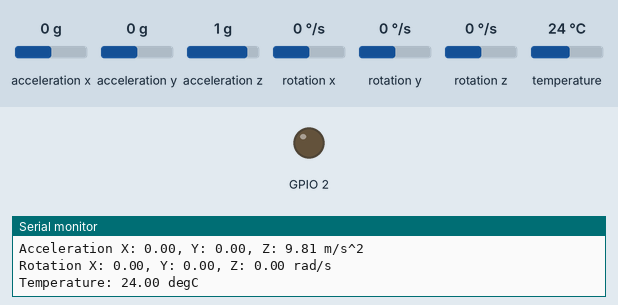
Simulated run of this program. Board: ESP32. Parts: output pins drawn as LEDs (lit = HIGH), the last lines printed to the serial monitor. The test bench sets the inputs (shaded band); at power-on: acceleration y 0 g, acceleration x 0 g, acceleration z 1 g, rotation x 0 °/s, rotation y 0 °/s, rotation z 0 °/s, temperature 24 °C.

Above: at 1.3 s.
1.4 s: acceleration y set to -0.4 g
2.9 s: acceleration y set to -0.7 g
At 3.5 s:
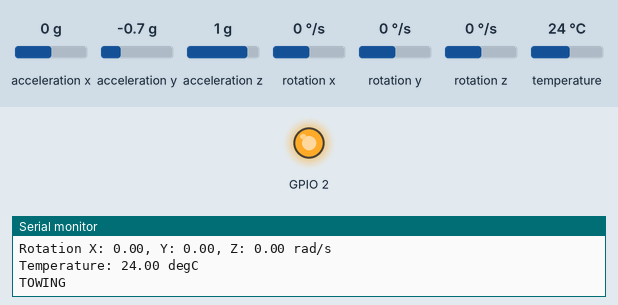
6.6 s: acceleration y set to 0 g
At 6.9 s:
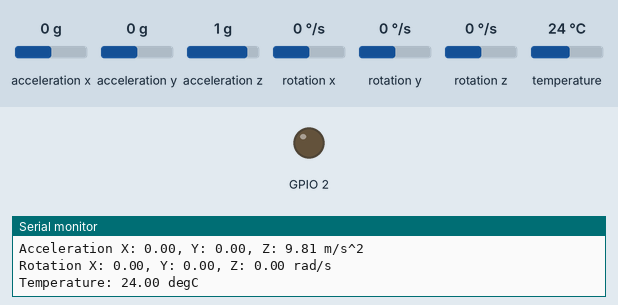
8.1 s: acceleration y set to -1.4 g
At 9.6 s:
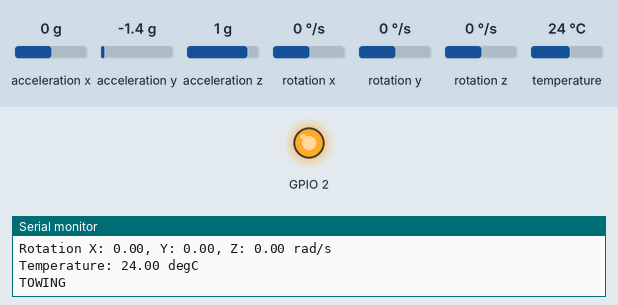
Timing chart, 0 to 10.6 s (numbered marks = the images above; inputs shaded):
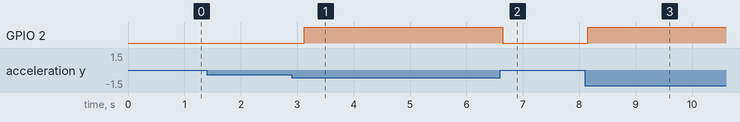

Measured:
- the behaviour switches between -0.5 and -0.6 g on acceleration y (found by bisection; images 0 and 1)
- after the input at 2.9 s, GPIO 2: LOW → HIGH after 0.22 s
- after the input at 6.6 s, GPIO 2: HIGH → LOW at once
- after the input at 8.1 s, GPIO 2: LOW → HIGH after 0.05 s

The program:

main.cpp
```cpp
#include <Adafruit_MPU6050.h>
#include <Adafruit_Sensor.h>
#include <Wire.h>


Adafruit_MPU6050 mpu;

void setup(void) {

  Serial.begin(921600);
  pinMode (2, OUTPUT);
  while (!Serial)
    delay(10); // will pause Zero, Leonardo, etc until serial console opens

  Serial.println("Adafruit MPU6050 test!");

  // Try to initialize!
  if (!mpu.begin()) {
    Serial.println("Failed to find MPU6050 chip");
    while (1) {
      delay(10);
    }
  }
  Serial.println("MPU6050 Found!");

  mpu.setAccelerometerRange(MPU6050_RANGE_8_G);
  Serial.print("Accelerometer range set to: ");
  switch (mpu.getAccelerometerRange()) {
  case MPU6050_RANGE_2_G:
    Serial.println("+-2G");
    break;
  case MPU6050_RANGE_4_G:
    Serial.println("+-4G");
    break;
  case MPU6050_RANGE_8_G:
    Serial.println("+-8G");
    break;
  case MPU6050_RANGE_16_G:
    Serial.println("+-16G");
    break;
  }
  mpu.setGyroRange(MPU6050_RANGE_500_DEG);
  Serial.print("Gyro range set to: ");
  switch (mpu.getGyroRange()) {
  case MPU6050_RANGE_250_DEG:
    Serial.println("+- 250 deg/s");
    break;
  case MPU6050_RANGE_500_DEG:
    Serial.println("+- 500 deg/s");
    break;
  case MPU6050_RANGE_1000_DEG:
    Serial.println("+- 1000 deg/s");
    break;
  case MPU6050_RANGE_2000_DEG:
    Serial.println("+- 2000 deg/s");
    break;
  }

  mpu.setFilterBandwidth(MPU6050_BAND_5_HZ);
  Serial.print("Filter bandwidth set to: ");
  switch (mpu.getFilterBandwidth()) {
  case MPU6050_BAND_260_HZ:
    Serial.println("260 Hz");
    break;
  case MPU6050_BAND_184_HZ:
    Serial.println("184 Hz");
    break;
  case MPU6050_BAND_94_HZ:
    Serial.println("94 Hz");
    break;
  case MPU6050_BAND_44_HZ:
    Serial.println("44 Hz");
    break;
  case MPU6050_BAND_21_HZ:
    Serial.println("21 Hz");
    break;
  case MPU6050_BAND_10_HZ:
    Serial.println("10 Hz");
    break;
  case MPU6050_BAND_5_HZ:
    Serial.println("5 Hz");
    break;
  }

  Serial.println("");
  delay(100);
}

void loop() {
  /* Get new sensor events with the readings */
  sensors_event_t a, g, temp;
  mpu.getEvent(&a, &g, &temp);

  /* Print out the values */
  Serial.print("Acceleration X: ");
  Serial.print(a.acceleration.x);
  Serial.print(", Y: ");
  Serial.print(a.acceleration.y);
  Serial.print(", Z: ");
  Serial.print(a.acceleration.z);
  Serial.println(" m/s^2");

  Serial.print("Rotation X: ");
  Serial.print(g.gyro.x);
  Serial.print(", Y: ");
  Serial.print(g.gyro.y);
  Serial.print(", Z: ");
  Serial.print(g.gyro.z);
  Serial.println(" rad/s");

  Serial.print("Temperature: ");
  Serial.print(temp.temperature);
  Serial.println(" degC");

  Serial.println("");

  if (a.acceleration.y > 5 || a.acceleration.y < -5){
    Serial.println("TOWING");
    digitalWrite(2, HIGH);
  }
 else{digitalWrite(2, LOW);}

  if (a.acceleration.x > 6 || a.acceleration.x < -6){
    Serial.println("FLIP");
  }

  Serial.println("");

  delay(500);
}
```
